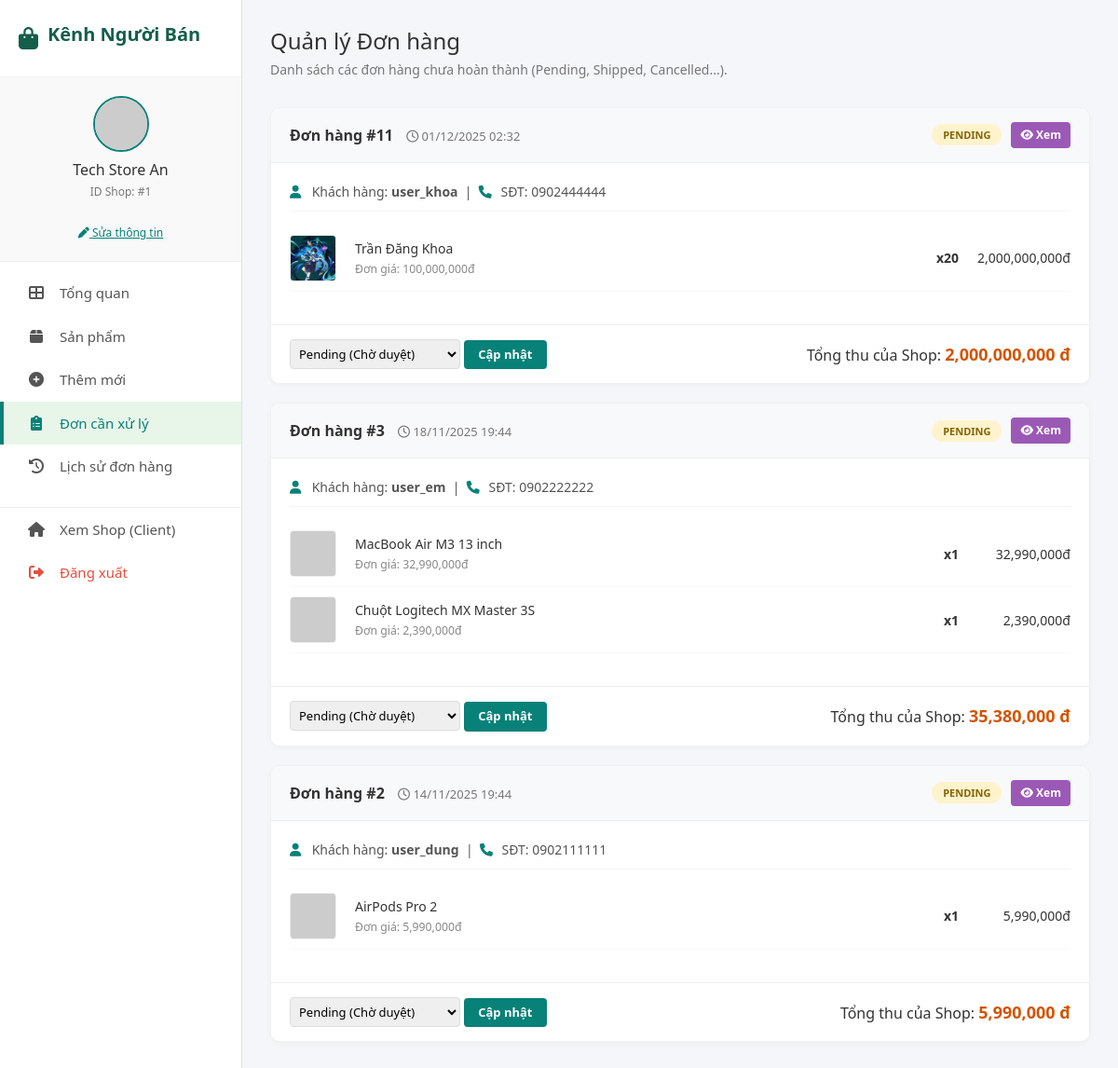
Before: /page/SellerPage/orders.php (signed in) with the older database file.
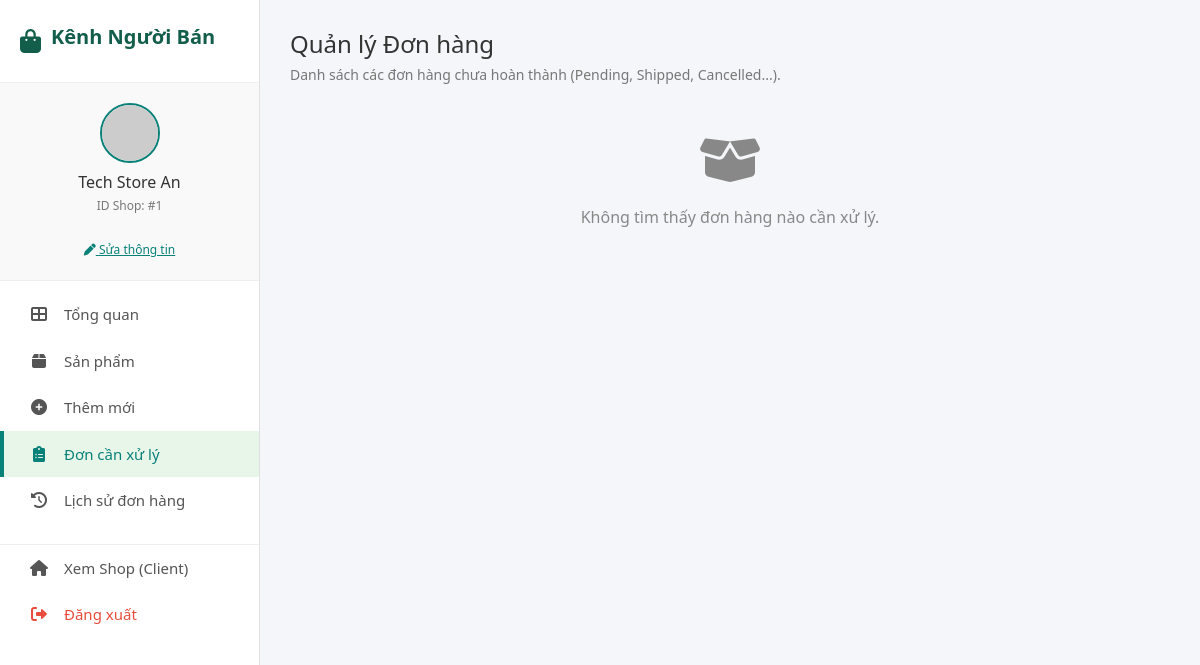
After: the same page with the newer database file.
### tables this page shows
CREATE TABLE `orders` (
  `oid` int(11) NOT NULL,
  `aid` int(11) NOT NULL,
  `fullname` varchar(255) NOT NULL,
  `phone` varchar(20) NOT NULL,
  `address` text NOT NULL,
  `note` text DEFAULT NULL,
  `order_date` datetime NOT NULL DEFAULT current_timestamp(),
  `total_amount` decimal(20,2) DEFAULT NULL,
  `commission_fee` decimal(20,2) DEFAULT 0.00,
  `status` enum('pending','paid','shipped','completed','cancelled') NOT NULL DEFAULT 'pending',
  `created_at` timestamp NOT NULL DEFAULT current_timestamp()
);

CREATE TABLE `acc` (
  `aid` int(11) NOT NULL,
  `afname` varchar(100) NOT NULL,
  `alname` varchar(100) NOT NULL,
  `email` varchar(100) NOT NULL,
  `phone` varchar(20) NOT NULL,
  `username` varchar(50) NOT NULL,
  `password` varchar(255) NOT NULL,
  `role` enum('admin','seller','user') NOT NULL DEFAULT 'user'
);

CREATE TABLE `order_items` (
  `oid` int(11) NOT NULL,
  `pid` int(11) NOT NULL,
  `quantity` int(11) NOT NULL,
  `price` decimal(20,2) NOT NULL
);

CREATE TABLE `products` (
  `pid` int(11) NOT NULL,
  `sid` int(11) NOT NULL,
  `cid` int(11) DEFAULT NULL,
  `name` varchar(150) NOT NULL,
  `description` text DEFAULT NULL,
  `price` decimal(20,2) NOT NULL,
  `stock` int(11) NOT NULL DEFAULT 0,
  `status` enum('pending','approved','rejected','hidden') NOT NULL DEFAULT 'pending',
  `main_image` varchar(255) DEFAULT NULL
);

### config.php (called while the page is built, shortened)
<?php
if (!function_exists('getImage')) {
    function getImage($path) {
        if (strpos($path, 'http') === 0) return $path;
        $clean_path = ltrim($path, '/');
        return BASE_URL . '/' . $clean_path;
    }
}
?>

### page/SellerPage/orders.php (the view, shortened to what the changed rows need)
<?php
$sid = $_SESSION['shop_id'];
$sql = "SELECT
            o.oid,
            o.order_date,
            o.status,
            a.username,
            a.phone,
            SUM(oi.quantity * oi.price) as shop_total
        FROM orders o
        JOIN order_items oi ON o.oid = oi.oid
        JOIN products p ON oi.pid = p.pid
        JOIN acc a ON o.aid = a.aid
        WHERE p.sid = $sid AND o.status != 'completed' AND o.status != 'cancelled'
        GROUP BY o.oid, o.order_date, o.status, a.username, a.phone
        ORDER BY o.order_date DESC";
$result = $conn->query($sql);
?>
<!DOCTYPE html>
<html lang="vi">
<head>
    <link rel="stylesheet" href="https://cdnjs.cloudflare.com/ajax/libs/font-awesome/5.15.4/css/all.min.css" />
    <?php include ROOT_PATH . '/includes/head_meta.php'; ?>
</head>
<body>
    <div class="sidebar">
        <div class="sidebar-header"><i class="fas fa-shopping-bag"></i>
            <h2>Kênh Người Bán</h2>
        </div>
    </div>
    <div class="main-content">
        <div class="page-header">
            <h2>Quản lý Đơn hàng</h2>
        </div>
        <?php if ($result->num_rows > 0): ?>
            <?php while ($order = $result->fetch_assoc()): ?>
                <div class="order-card">
                    <div class="order-header">
                        <div>
                            <span class="order-id">Đơn hàng #<?= $order['oid'] ?></span>
                            <span class="order-date"><i class="far fa-clock"></i> <?= date('d/m/Y H:i', strtotime($order['order_date'])) ?></span>
                        </div>
                        <div style="display:flex; gap:10px; align-items:center;">
                            <span class="badge st-<?= $order['status'] ?>"><?= ucfirst($order['status']) ?></span>
                            <a href="order_detail.php?oid=<?= $order['oid'] ?>&ref=active" class="btn-view" style="color: white; text-decoration: none; background: #9b59b6; padding: 5px 10px; border-radius: 4px; font-size: 12px; font-weight: bold;">
                                <i class="fas fa-eye"></i> Xem
                            </a>
                        </div>
                    </div>
                    <div class="order-body">
                        <div class="customer-info">
                            <i class="fas fa-user"></i> Khách hàng: <b><?= htmlspecialchars($order['username']) ?></b> &nbsp;|&nbsp;
                            <i class="fas fa-phone"></i> SĐT: <?= htmlspecialchars($order['phone']) ?>
                        </div>
                        <table class="item-list">
                            <?php
                            $oid = $order['oid'];
                            $sql_items = "SELECT oi.*, p.name, p.main_image
                                              FROM order_items oi
                                              JOIN products p ON oi.pid = p.pid
                                              WHERE oi.oid = $oid AND p.sid = $sid";
                            $items = $conn->query($sql_items);
                            while ($item = $items->fetch_assoc()):
                            ?>
                                <tr>
                                    <td style="width: 70px;">
                                        <?php
                                        $imgSrc = $item['main_image'];
                                        if (function_exists('getImage')) {
                                            $displayImg = getImage($imgSrc);
                                        } else {
                                            if (empty($imgSrc)) $displayImg = 'https://via.placeholder.com/50?text=No+Img';
                                            elseif (strpos($imgSrc, 'http') === 0) $displayImg = $imgSrc;
                                            else $displayImg = BASE_URL . '/' . ltrim($imgSrc, '/');
                                        }
                                        ?>
                                        <img src="<?= $displayImg ?>" class="item-img" loading="lazy" onerror="this.src='https://via.placeholder.com/50?text=Err'">
                                    </td>
                                    <td>
                                        <div class="item-name"><?= htmlspecialchars($item['name']) ?></div>
                                        <small style="color: #888;">Đơn giá: <?= number_format($item['price']) ?>đ</small>
                                    </td>
                                    <td style="text-align: right; font-weight: bold;">x<?= $item['quantity'] ?></td>
                                    <td style="text-align: right; width: 120px; font-weight: 500;">
                                        <?= number_format($item['price'] * $item['quantity']) ?>đ
                                    </td>
                                </tr>
                            <?php endwhile; ?>
                        </table>
                    </div>
                    <div class="order-footer">
                        <div class="status-form">
                            <form method="POST">
                                <select name="status" class="status-select">
                                    <option value="pending" <?= $order['status'] == 'pending' ? 'selected' : '' ?>>Pending (Chờ duyệt)</option>
                                </select>
                                <button type="submit" name="update_status" class="btn-update">Cập nhật</button>
                            </form>
                        </div>
                        <div>
                            Tổng thu của Shop: <span class="total-price"><?= number_format($order['shop_total']) ?> đ</span>
                        </div>
                    </div>
                </div>
            <?php endwhile; ?>
        <?php else: ?>
            <div style="text-align: center; color: #888; margin-top: 50px;">
                <i class="fas fa-box-open" style="font-size: 50px; margin-bottom: 20px;"></i>
                <p>Không tìm thấy đơn hàng nào cần xử lý.</p>
            </div>
        <?php endif; ?>
    </div>
</body>
</html>

Changed rows visible on the page:
no longer on this page (row edited): orders: oid "11", order_date "01/12/2025 02:32", status "PENDING", aid.username "user_khoa", aid.phone "0902444444", status "Pending (Chờ duyệt)", shop_total "2,000,000,000"
removed order_items: pid.main_image (picture), pid.name "Trần Đăng Khoa", price "100,000,000", quantity "20", $item['price'] * $item['quantity'] "2,000,000,000", shown under "11"
removed orders: oid "3", order_date "18/11/2025 19:44", status "PENDING", aid.username "user_em", aid.phone "0902222222", status "Pending (Chờ duyệt)", shop_total "35,380,000"
removed order_items: pid.name "MacBook Air M3 13 inch", price "32,990,000", quantity "1", $item['price'] * $item['quantity'] "32,990,000", shown under "3"
removed order_items: pid.name "Chuột Logitech MX Master 3S", price "2,390,000", quantity "1", $item['price'] * $item['quantity'] "2,390,000", shown under "3"
no longer on this page (row edited): orders: oid "2", order_date "14/11/2025 19:44", status "PENDING", aid.username "user_dung", aid.phone "0902111111", status "Pending (Chờ duyệt)", shop_total "5,990,000"
removed order_items: pid.name "AirPods Pro 2", price "5,990,000", quantity "1", $item['price'] * $item['quantity'] "5,990,000", shown under "2"
Other visible differences:
text now shown: "Không tìm thấy đơn hàng nào cần xử lý."
